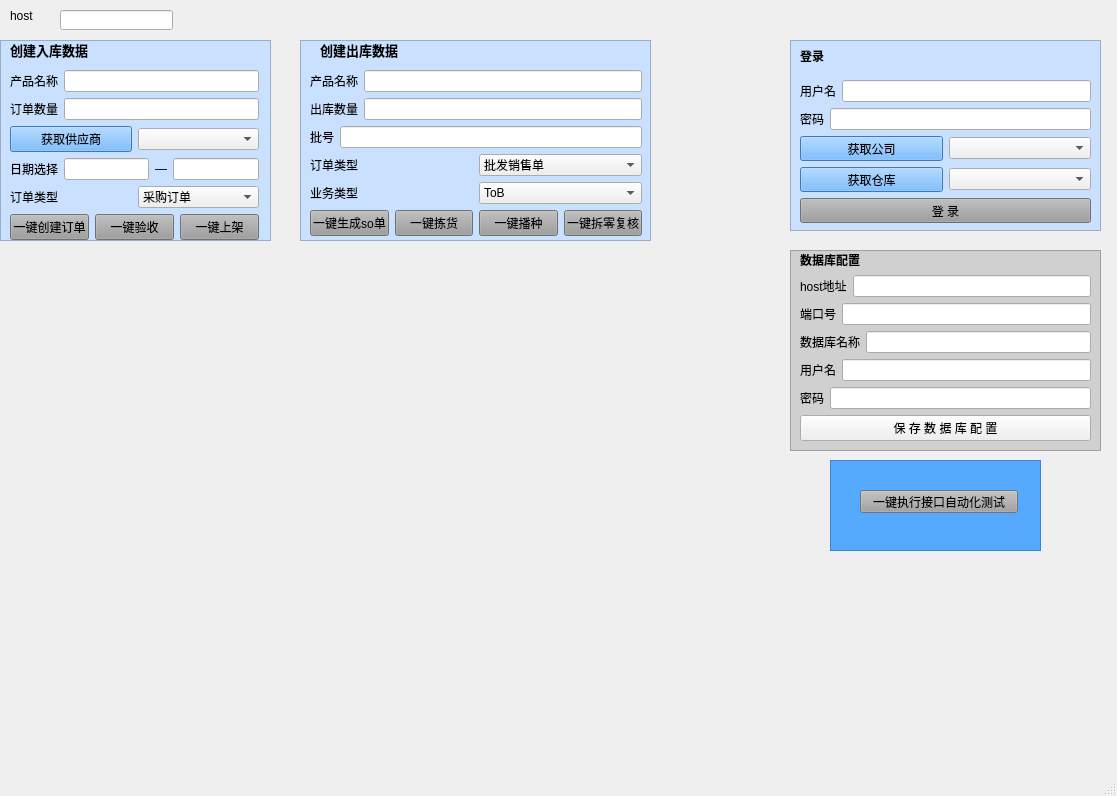
<?xml version="1.0" encoding="UTF-8"?>
<ui version="4.0">
 <class>MainWindow</class>
 <widget class="QMainWindow" name="MainWindow">
  <property name="geometry">
   <rect>
    <x>0</x>
    <y>0</y>
    <width>1117</width>
    <height>796</height>
   </rect>
  </property>
  <property name="windowTitle">
   <string>MainWindow</string>
  </property>
  <widget class="QWidget" name="centralwidget">
   <widget class="QWidget" name="verticalLayoutWidget">
    <property name="geometry">
     <rect>
      <x>10</x>
      <y>70</y>
      <width>249</width>
      <height>170</height>
     </rect>
    </property>
    <layout class="QVBoxLayout" name="verticalLayout">
     <item>
      <layout class="QHBoxLayout" name="horizontalLayout_9">
       <item>
        <widget class="QLabel" name="label_10">
         <property name="text">
          <string>产品名称</string>
         </property>
        </widget>
       </item>
       <item>
        <widget class="QLineEdit" name="sku"/>
       </item>
      </layout>
     </item>
     <item>
      <layout class="QHBoxLayout" name="horizontalLayout">
       <item>
        <widget class="QLabel" name="label_2">
         <property name="text">
          <string>订单数量</string>
         </property>
        </widget>
       </item>
       <item>
        <widget class="QLineEdit" name="order_num"/>
       </item>
      </layout>
     </item>
     <item>
      <layout class="QHBoxLayout" name="horizontalLayout_19">
       <item>
        <widget class="QPushButton" name="getsupper">
         <property name="styleSheet">
          <string notr="true">background-color: rgb(85, 170, 255);</string>
         </property>
         <property name="text">
          <string>获取供应商</string>
         </property>
        </widget>
       </item>
       <item>
        <widget class="QComboBox" name="supper"/>
       </item>
      </layout>
     </item>
     <item>
      <layout class="QHBoxLayout" name="horizontalLayout_11">
       <item>
        <widget class="QLabel" name="label_12">
         <property name="text">
          <string>日期选择</string>
         </property>
        </widget>
       </item>
       <item>
        <widget class="QLineEdit" name="rkdate"/>
       </item>
       <item>
        <widget class="QLabel" name="label_13">
         <property name="text">
          <string>—</string>
         </property>
        </widget>
       </item>
       <item>
        <widget class="QLineEdit" name="rkdate2"/>
       </item>
      </layout>
     </item>
     <item>
      <layout class="QHBoxLayout" name="horizontalLayout_2">
       <item>
        <widget class="QLabel" name="label_4">
         <property name="text">
          <string>订单类型</string>
         </property>
        </widget>
       </item>
       <item>
        <widget class="QComboBox" name="orderclass">
         <item>
          <property name="text">
           <string>采购订单</string>
          </property>
         </item>
         <item>
          <property name="text">
           <string>退仓申请单</string>
          </property>
         </item>
         <item>
          <property name="text">
           <string>赠品采购单</string>
          </property>
         </item>
        </widget>
       </item>
      </layout>
     </item>
     <item>
      <layout class="QHBoxLayout" name="horizontalLayout_3">
       <item>
        <widget class="QPushButton" name="rkorder">
         <property name="styleSheet">
          <string notr="true">background-color: rgb(157, 157, 157);</string>
         </property>
         <property name="text">
          <string>一键创建订单</string>
         </property>
        </widget>
       </item>
       <item>
        <widget class="QPushButton" name="ysorder">
         <property name="styleSheet">
          <string notr="true">background-color: rgb(157, 157, 157);</string>
         </property>
         <property name="text">
          <string>一键验收</string>
         </property>
        </widget>
       </item>
       <item>
        <widget class="QPushButton" name="ordersj">
         <property name="styleSheet">
          <string notr="true">background-color: rgb(157, 157, 157);</string>
         </property>
         <property name="text">
          <string>一键上架</string>
         </property>
        </widget>
       </item>
      </layout>
     </item>
    </layout>
   </widget>
   <widget class="QLabel" name="label">
    <property name="geometry">
     <rect>
      <x>10</x>
      <y>40</y>
      <width>101</width>
      <height>20</height>
     </rect>
    </property>
    <property name="font">
     <font>
      <pointsize>10</pointsize>
      <weight>75</weight>
      <bold>true</bold>
     </font>
    </property>
    <property name="text">
     <string>创建入库数据</string>
    </property>
   </widget>
   <widget class="QListView" name="listView">
    <property name="geometry">
     <rect>
      <x>0</x>
      <y>40</y>
      <width>271</width>
      <height>201</height>
     </rect>
    </property>
    <property name="styleSheet">
     <string notr="true">background-color: rgb(201, 224, 255);</string>
    </property>
   </widget>
   <widget class="QWidget" name="verticalLayoutWidget_2">
    <property name="geometry">
     <rect>
      <x>310</x>
      <y>70</y>
      <width>332</width>
      <height>167</height>
     </rect>
    </property>
    <layout class="QVBoxLayout" name="verticalLayout_2">
     <item>
      <layout class="QHBoxLayout" name="horizontalLayout_21">
       <item>
        <widget class="QLabel" name="label_16">
         <property name="text">
          <string>产品名称</string>
         </property>
        </widget>
       </item>
       <item>
        <widget class="QLineEdit" name="outsku"/>
       </item>
      </layout>
     </item>
     <item>
      <layout class="QHBoxLayout" name="horizontalLayout_4">
       <item>
        <widget class="QLabel" name="label_3">
         <property name="text">
          <string>出库数量</string>
         </property>
        </widget>
       </item>
       <item>
        <widget class="QLineEdit" name="outorder"/>
       </item>
      </layout>
     </item>
     <item>
      <layout class="QHBoxLayout" name="horizontalLayout_8">
       <item>
        <widget class="QLabel" name="label_8">
         <property name="text">
          <string>批号</string>
         </property>
        </widget>
       </item>
       <item>
        <widget class="QLineEdit" name="lineEdit"/>
       </item>
      </layout>
     </item>
     <item>
      <layout class="QHBoxLayout" name="horizontalLayout_5">
       <item>
        <widget class="QLabel" name="label_5">
         <property name="text">
          <string>订单类型</string>
         </property>
        </widget>
       </item>
       <item>
        <widget class="QComboBox" name="outclass">
         <item>
          <property name="text">
           <string>批发销售单</string>
          </property>
         </item>
         <item>
          <property name="text">
           <string>网店发货单</string>
          </property>
         </item>
         <item>
          <property name="text">
           <string>配送单</string>
          </property>
         </item>
        </widget>
       </item>
      </layout>
     </item>
     <item>
      <layout class="QHBoxLayout" name="horizontalLayout_7">
       <item>
        <widget class="QLabel" name="label_7">
         <property name="text">
          <string>业务类型</string>
         </property>
        </widget>
       </item>
       <item>
        <widget class="QComboBox" name="outworkclass">
         <item>
          <property name="text">
           <string>ToB</string>
          </property>
         </item>
         <item>
          <property name="text">
           <string>ToC</string>
          </property>
         </item>
        </widget>
       </item>
      </layout>
     </item>
     <item>
      <layout class="QHBoxLayout" name="horizontalLayout_6">
       <item>
        <widget class="QPushButton" name="so">
         <property name="styleSheet">
          <string notr="true">background-color: rgb(157, 157, 157);</string>
         </property>
         <property name="text">
          <string>一键生成so单</string>
         </property>
        </widget>
       </item>
       <item>
        <widget class="QPushButton" name="jh">
         <property name="styleSheet">
          <string notr="true">background-color: rgb(157, 157, 157);</string>
         </property>
         <property name="text">
          <string>一键拣货</string>
         </property>
        </widget>
       </item>
       <item>
        <widget class="QPushButton" name="bz_2">
         <property name="styleSheet">
          <string notr="true">background-color: rgb(157, 157, 157);</string>
         </property>
         <property name="text">
          <string>一键播种</string>
         </property>
        </widget>
       </item>
       <item>
        <widget class="QPushButton" name="fh">
         <property name="styleSheet">
          <string notr="true">background-color: rgb(157, 157, 157);</string>
         </property>
         <property name="text">
          <string>一键拆零复核</string>
         </property>
        </widget>
       </item>
      </layout>
     </item>
    </layout>
   </widget>
   <widget class="QLabel" name="label_6">
    <property name="geometry">
     <rect>
      <x>320</x>
      <y>40</y>
      <width>101</width>
      <height>20</height>
     </rect>
    </property>
    <property name="font">
     <font>
      <pointsize>10</pointsize>
      <weight>75</weight>
      <bold>true</bold>
     </font>
    </property>
    <property name="text">
     <string>创建出库数据</string>
    </property>
   </widget>
   <widget class="QListView" name="listView_2">
    <property name="geometry">
     <rect>
      <x>300</x>
      <y>40</y>
      <width>351</width>
      <height>201</height>
     </rect>
    </property>
    <property name="styleSheet">
     <string notr="true">background-color: rgb(201, 224, 255);</string>
    </property>
   </widget>
   <widget class="QLabel" name="label_9">
    <property name="geometry">
     <rect>
      <x>10</x>
      <y>10</y>
      <width>54</width>
      <height>12</height>
     </rect>
    </property>
    <property name="text">
     <string>host</string>
    </property>
   </widget>
   <widget class="QLineEdit" name="host">
    <property name="geometry">
     <rect>
      <x>60</x>
      <y>10</y>
      <width>113</width>
      <height>20</height>
     </rect>
    </property>
   </widget>
   <widget class="QListView" name="listView_3">
    <property name="geometry">
     <rect>
      <x>790</x>
      <y>250</y>
      <width>311</width>
      <height>201</height>
     </rect>
    </property>
    <property name="styleSheet">
     <string notr="true">background-color: rgb(208, 208, 208);</string>
    </property>
   </widget>
   <widget class="QWidget" name="verticalLayoutWidget_4">
    <property name="geometry">
     <rect>
      <x>800</x>
      <y>250</y>
      <width>291</width>
      <height>191</height>
     </rect>
    </property>
    <layout class="QVBoxLayout" name="verticalLayout_4">
     <item>
      <widget class="QLabel" name="label_22">
       <property name="font">
        <font>
         <weight>75</weight>
         <bold>true</bold>
        </font>
       </property>
       <property name="text">
        <string>数据库配置</string>
       </property>
      </widget>
     </item>
     <item>
      <layout class="QHBoxLayout" name="horizontalLayout_15">
       <item>
        <widget class="QLabel" name="label_17">
         <property name="text">
          <string>host地址</string>
         </property>
        </widget>
       </item>
       <item>
        <widget class="QLineEdit" name="host_2"/>
       </item>
      </layout>
     </item>
     <item>
      <layout class="QHBoxLayout" name="horizontalLayout_16">
       <item>
        <widget class="QLabel" name="label_18">
         <property name="text">
          <string>端口号</string>
         </property>
        </widget>
       </item>
       <item>
        <widget class="QLineEdit" name="port"/>
       </item>
      </layout>
     </item>
     <item>
      <layout class="QHBoxLayout" name="horizontalLayout_17">
       <item>
        <widget class="QLabel" name="label_19">
         <property name="text">
          <string>数据库名称</string>
         </property>
        </widget>
       </item>
       <item>
        <widget class="QLineEdit" name="databasename"/>
       </item>
      </layout>
     </item>
     <item>
      <layout class="QHBoxLayout" name="horizontalLayout_18">
       <item>
        <widget class="QLabel" name="label_20">
         <property name="text">
          <string>用户名</string>
         </property>
        </widget>
       </item>
       <item>
        <widget class="QLineEdit" name="username"/>
       </item>
      </layout>
     </item>
     <item>
      <layout class="QHBoxLayout" name="horizontalLayout_10">
       <item>
        <widget class="QLabel" name="label_11">
         <property name="text">
          <string>密码</string>
         </property>
        </widget>
       </item>
       <item>
        <widget class="QLineEdit" name="password"/>
       </item>
      </layout>
     </item>
     <item>
      <widget class="QPushButton" name="pushButton">
       <property name="text">
        <string>保 存 数 据 库 配 置</string>
       </property>
      </widget>
     </item>
    </layout>
   </widget>
   <widget class="QWidget" name="verticalLayoutWidget_3">
    <property name="geometry">
     <rect>
      <x>800</x>
      <y>80</y>
      <width>291</width>
      <height>143</height>
     </rect>
    </property>
    <layout class="QVBoxLayout" name="verticalLayout_3">
     <item>
      <layout class="QHBoxLayout" name="horizontalLayout_12">
       <item>
        <widget class="QLabel" name="label_14">
         <property name="text">
          <string>用户名</string>
         </property>
        </widget>
       </item>
       <item>
        <widget class="QLineEdit" name="login_username"/>
       </item>
      </layout>
     </item>
     <item>
      <layout class="QHBoxLayout" name="horizontalLayout_13">
       <item>
        <widget class="QLabel" name="label_15">
         <property name="text">
          <string>密码</string>
         </property>
        </widget>
       </item>
       <item>
        <widget class="QLineEdit" name="login_password">
         <property name="enabled">
          <bool>true</bool>
         </property>
        </widget>
       </item>
      </layout>
     </item>
     <item>
      <layout class="QHBoxLayout" name="horizontalLayout_14">
       <item>
        <widget class="QPushButton" name="pushButton_2">
         <property name="styleSheet">
          <string notr="true">background-color: rgb(85, 170, 255);</string>
         </property>
         <property name="text">
          <string>获取公司</string>
         </property>
        </widget>
       </item>
       <item>
        <widget class="QComboBox" name="company"/>
       </item>
      </layout>
     </item>
     <item>
      <layout class="QHBoxLayout" name="horizontalLayout_20">
       <item>
        <widget class="QPushButton" name="pushButton_3">
         <property name="styleSheet">
          <string notr="true">background-color: rgb(85, 170, 255);</string>
         </property>
         <property name="text">
          <string>获取仓库</string>
         </property>
        </widget>
       </item>
       <item>
        <widget class="QComboBox" name="warehouse_name"/>
       </item>
      </layout>
     </item>
     <item>
      <widget class="QPushButton" name="loginbutton">
       <property name="styleSheet">
        <string notr="true">background-color: rgb(156, 156, 156);</string>
       </property>
       <property name="text">
        <string>登 录</string>
       </property>
      </widget>
     </item>
    </layout>
   </widget>
   <widget class="QListView" name="listView_4">
    <property name="geometry">
     <rect>
      <x>790</x>
      <y>40</y>
      <width>311</width>
      <height>191</height>
     </rect>
    </property>
    <property name="styleSheet">
     <string notr="true">background-color: rgb(201, 224, 255);</string>
    </property>
   </widget>
   <widget class="QLabel" name="label_23">
    <property name="geometry">
     <rect>
      <x>800</x>
      <y>50</y>
      <width>54</width>
      <height>12</height>
     </rect>
    </property>
    <property name="font">
     <font>
      <weight>75</weight>
      <bold>true</bold>
     </font>
    </property>
    <property name="text">
     <string>登录</string>
    </property>
   </widget>
   <widget class="QPushButton" name="pushButton_4">
    <property name="geometry">
     <rect>
      <x>860</x>
      <y>490</y>
      <width>158</width>
      <height>23</height>
     </rect>
    </property>
    <property name="styleSheet">
     <string notr="true">background-color: rgb(161, 161, 161);</string>
    </property>
    <property name="text">
     <string>一键执行接口自动化测试</string>
    </property>
   </widget>
   <widget class="QListView" name="listView_5">
    <property name="geometry">
     <rect>
      <x>830</x>
      <y>460</y>
      <width>211</width>
      <height>91</height>
     </rect>
    </property>
    <property name="styleSheet">
     <string notr="true">background-color: rgb(85, 170, 255);</string>
    </property>
   </widget>
   <zorder>listView_5</zorder>
   <zorder>listView_4</zorder>
   <zorder>listView_2</zorder>
   <zorder>listView</zorder>
   <zorder>verticalLayoutWidget</zorder>
   <zorder>label</zorder>
   <zorder>verticalLayoutWidget_2</zorder>
   <zorder>label_6</zorder>
   <zorder>label_9</zorder>
   <zorder>host</zorder>
   <zorder>listView_3</zorder>
   <zorder>verticalLayoutWidget_4</zorder>
   <zorder>verticalLayoutWidget_3</zorder>
   <zorder>label_23</zorder>
   <zorder>pushButton_4</zorder>
  </widget>
  <widget class="QStatusBar" name="statusbar"/>
 </widget>
 <resources/>
 <connections/>
</ui>
